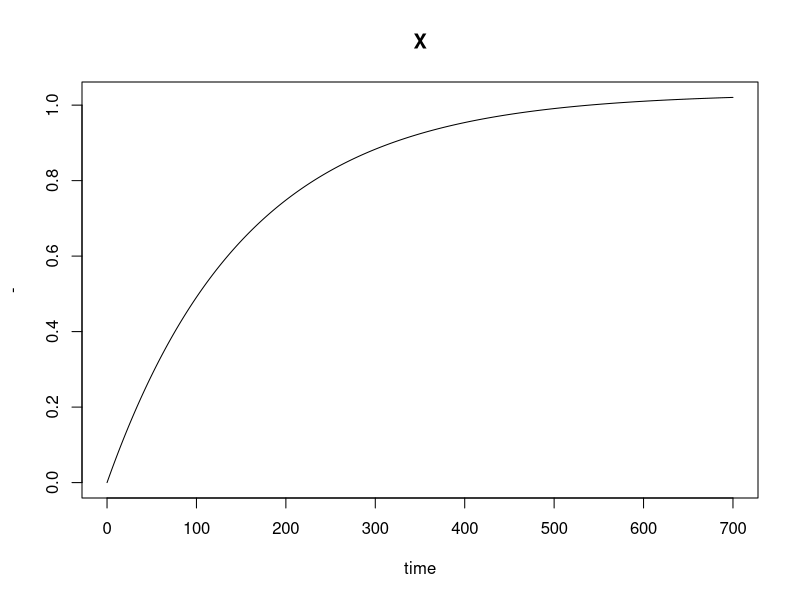

Source code (R):
## ---- chunk 1
#| label: mailroom
#| 
library(deSolve)
library(tidyverse)
## ---- chunk 2
#| label: conditions
#| 
parameters <- c(a = 1/150, b = 4.5, c = 4, d = 0.03)

state <- c(X = 0)

dxdt <-function(t, state, parameters) {
  with(as.list(c(state, parameters)),{
  # rate of change
  dX <- a - (((b*X + c*X + d*X ) * 1/150 ) /  8.8)

 # return the rate of change
  list(c(dX))
 })
}  
times <- seq(0, 700, by = 1)
## ---- chunk 3
#| label: solution
#| 
out <- ode(y = state, times = times, func = dxdt, parms = parameters)
plot(out, xlab = "time", ylab = "-")
